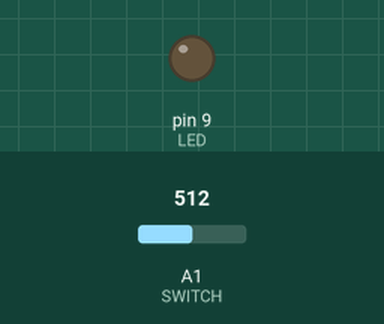
A sketch run on a simulated Arduino Uno, built with avr-gcc and run on an emulated ATmega328P. Shown: output pins drawn as LEDs (lit = HIGH). The inputs (shaded band) are chosen by the test bench; at power-on: A1 (SWITCH) = 512.

Above: at 1.2 s.
1.3 s: A1 (SWITCH) set to 345
2.8 s: A1 (SWITCH) set to 326
At 4.48 s:
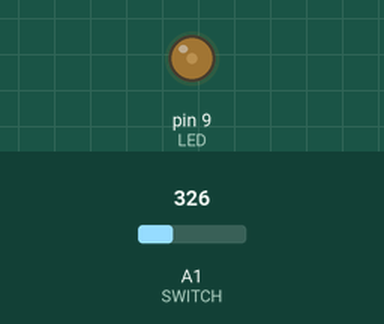
5.8 s: A1 (SWITCH) set to 511
Timing chart, 0 to 10.3 s (numbered marks = the images above; inputs shaded):
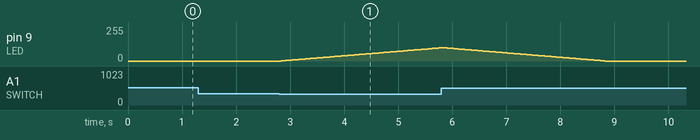

Measured:
- the behaviour switches between 333 and 332 on A1 (SWITCH) (found by bisection; images 0 and 1)
- after the input at 1.3 s, every drawn part: stays the same
- after the input at 2.8 s, pin 9 (LED): moves from 0/255 to 99/255 over 3.0 s, starting at once

The sketch:

Switch.ino
```cpp
/*
Switch
Author: Chenyi Wang
Date: 11/11/2023

Prompt: Build a circuit with a switch you make on your own that can be operated without using your hands

The circuit uses a light-sensitive switch which is implemented by a photocell.
When the ambient light decreases to a certain brightness, the LED turns on with a fading effect.
When the ambient light increases to a certain brightness, the LED turns off with a fading effect.
*/

/* pins */
const int LED = 9;                // the PWM pin that LED is attached to
const int SWITCH = A1;            // input pin for photocell

/* photocell variables */
const int initValue = 1000;       // initial value of sensor (bright illumination)
int currValue = 0;   // current measured value

/* led variables */
int brightness = 0;  // how bright the LED is
int fadeAmount = 1;  // how many points to fade the LED by

void setup() {
  // declare pin A1 to be an input
  pinMode(SWITCH, INPUT);
  // declare pin 9 to be an output
  pinMode(LED, OUTPUT);
}

void loop() {
  // read current value of the photocell
  currValue = analogRead(SWITCH);
  // set the brightnes of pin 9
  analogWrite(LED, brightness);

  // two if statements for Schmitt Trigger
  if (currValue < initValue / 3 && brightness < 255) {
    brightness += fadeAmount; // fade in the led
  }
  else if (currValue > initValue / 2 && brightness > 0) {
    brightness -= fadeAmount; // fade out the led
  }
  // wait for 30 milliseconds to see the dimming effect
  delay(30);
}
```
